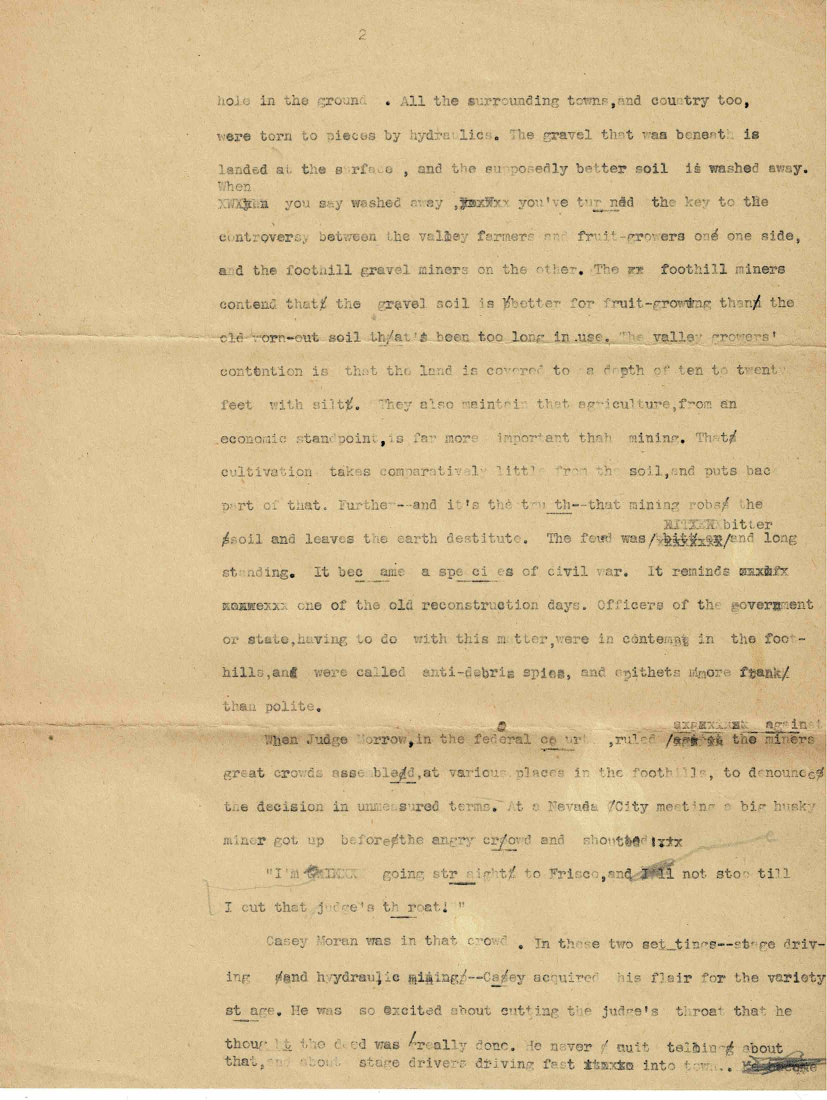
#> input picture tests/data/Casey Moran/Image (2).jpg, 2480 x 3300 px (shown at 1/3 size)
$ python -i image.py   (imports and definitions only)
#> lines starting #> are read from the running program, lines starting #| are printed output that depends on the picture; after the words box and inside, x2 and y2 are one past the last pixel; in counts of white or black regions, pixels touching at a corner belong together
"""Image checks for a page: how blank it is, the paper colour, a hash to spot near-duplicates,
and (once Tesseract has read it) whether the writing looks handwritten or printed.

Pillow only. The checks run on a reduced copy with the edges cropped off, so they're quick and
aren't thrown by a scanner's dark borders or shadows. The thresholds are a first guess, to be
tuned on real scans.
"""

from __future__ import annotations

from dataclasses import dataclass
from pathlib import Path

from PIL import Image, ImageFilter, ImageOps, ImageStat

ENGINE = "image v1"  # intake_steps.engine_version for the image step
WORK_SIZE = 1600  # long side of the reduced copy, in pixels
MARGIN = 0.03  # share of each edge cropped off before looking for ink
INK_LEVEL = 0.7  # darker than this share of the paper's brightness counts as ink
INK_FULL = 0.02  # this share of inked pixels scores 0; a blank page has well under 0.1%
BLANK_AT = 0.97  # a blank_score at or above this is a blank page (as the assembler uses)
DUP_BITS = 4  # hashes this close (out of 64 bits) are the same picture
HASH_DETAIL = 8  # a hash with fewer set (or unset) bits is a near-empty page; don't compare it
EXIF_ORIENTATION = 0x0112

# Script: a line Tesseract read with at least LINE_PRINTED mean confidence looks printed, one
# below LINE_HAND looks handwritten; typewriting on old paper often lands in between. MOSTLY of
# the lines handwritten decides; SHARE of each kind is mixed; with few handwritten lines, a page
# is printed if PRINTED_SHARE of its lines clearly look it.
LINE_PRINTED = 75
LINE_HAND = 50
MOSTLY = 0.7
SHARE = 0.2
PRINTED_SHARE = 0.4


@dataclass(frozen=True)
class ImageInfo:
    phash: str  # 64-bit difference hash, 16 hex digits
    paper_color: str  # #rrggbb
    blank_score: float  # 0 = full page of writing, 1 = blank


def open_upright(path: Path) -> Image.Image:
    """The image as a viewer shows it: EXIF orientation applied, as RGB."""
    with Image.open(path) as img:
#> img is the input picture: PIL image 2480x3300 RGB; mean R, G, B 213.4, 190.2, 147.5
        img.load()
        if img.mode.startswith("I"):  # 16-bit grey would clip to white in a plain convert
            img = img.convert("I").point(lambda v: v * (1 / 256)).convert("L")
        return ImageOps.exif_transpose(img).convert("RGB")


def exif_orientation(img: Image.Image) -> int:
    """The EXIF Orientation tag: 1 is upright; 5 to 8 mean the picture is shown sideways."""
    return img.getexif().get(EXIF_ORIENTATION, 1)


# [7 lines left out: function needs_turning, not called in this run]


def upright_page(path: Path, rotation: int, mirrored: bool = False) -> Image.Image:
    """The page turned upright: EXIF orientation, turned round left to right if it's a mirror
    image, then `rotation` degrees clockwise."""
    img = open_upright(path)
    if mirrored:
        img = ImageOps.mirror(img)
    if rotation % 360:
        img = img.rotate(-rotation, expand=True)
    return img


# [42 lines left out: functions upright_copy, analyse, dhash, not called in this run]


SIG_SIZE = 32  # image_signature: a SIG_SIZE x SIG_SIZE grey picture of the page's contents


def image_signature(path: Path, rotation: int = 0, mirrored: bool = False) -> bytes:
    """A tiny picture of what's on the page, much the same however it was scanned.

    Brightness and contrast are evened out and the page is cropped to its ink, so dpi, colour,
    exposure and how much margin the scanner caught matter little. For pages with too little
    text to compare by their words.
    """
    img = upright_page(path, rotation, mirrored)
    img.thumbnail((WORK_SIZE // 2, WORK_SIZE // 2))
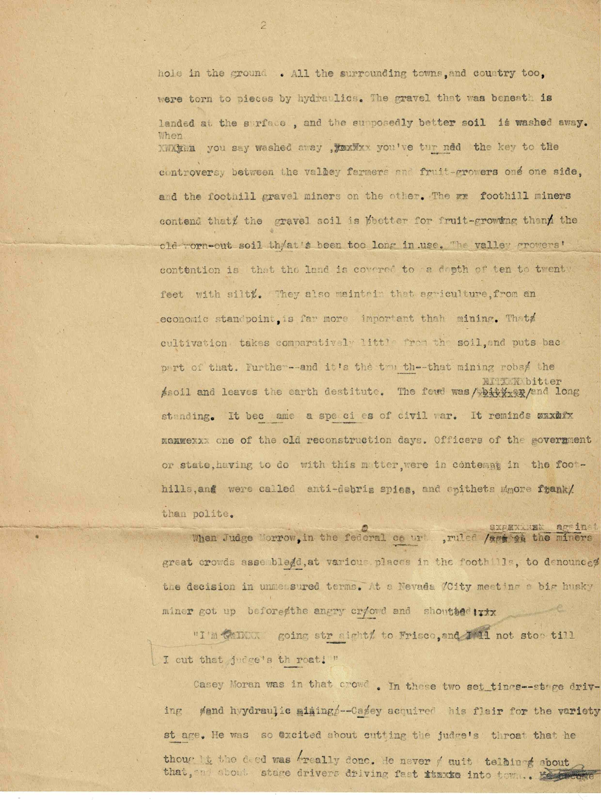
#> img: PIL image 601x800 RGB; mean R, G, B 213.6, 190.4, 147.6
    gray = ImageOps.autocontrast(img.convert("L"), cutoff=2)
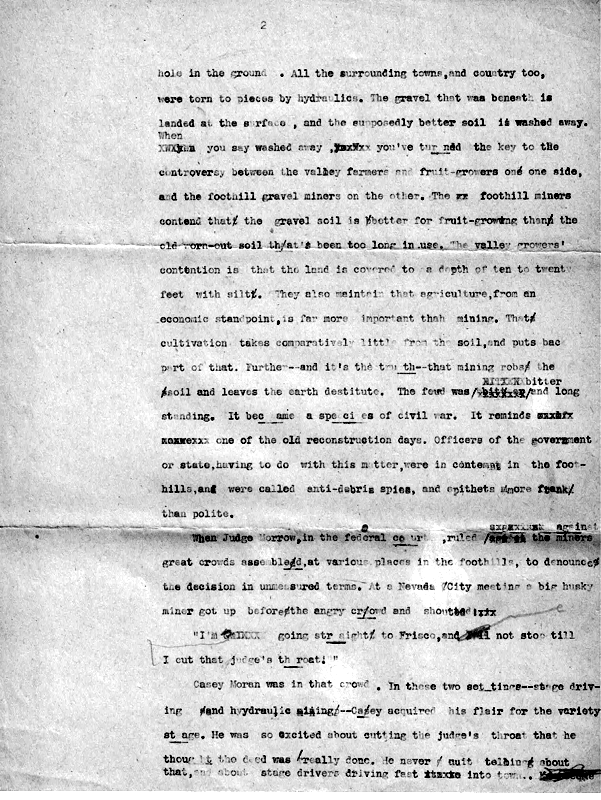
#> gray: PIL image 601x800 L; min 0, max 255, mean 206.9
    ink = gray.filter(ImageFilter.RankFilter(3, 2)).point(lambda v: 255 if v < 128 else 0)
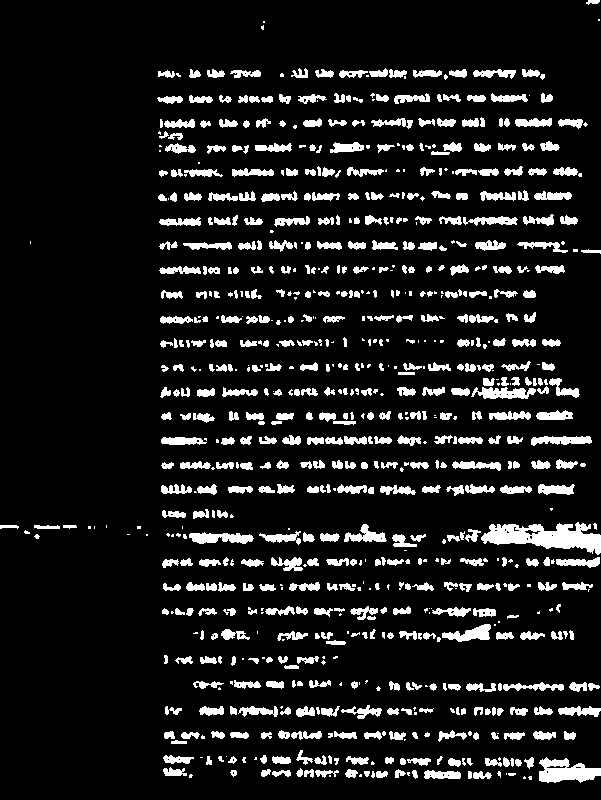
#> ink: PIL image 601x800 L; 10.9% white; 788 white regions (239 under 20 px), largest, box (x1, y1, x2, y2) and area: (481, 522, 601, 555) 2211, (539, 757, 601, 783) 1012, (189, 532, 254, 544) 521
    box = ink.filter(ImageFilter.MaxFilter(5)).getbbox() or (0, 0, *gray.size)
#> box = (0, 0, 601, 785)
    return gray.crop(box).resize((SIG_SIZE, SIG_SIZE), Image.Resampling.BOX).tobytes()


# [71 lines left out: functions signature_likeness, hamming, same_picture, classify_script, _line_confidences, _percentile, not called in this run]

>>> result = image_signature('../../../../tests/data/Casey Moran/Image (2).jpg')

$ run again, on tests/data/Casey Moran/Image (3).jpg
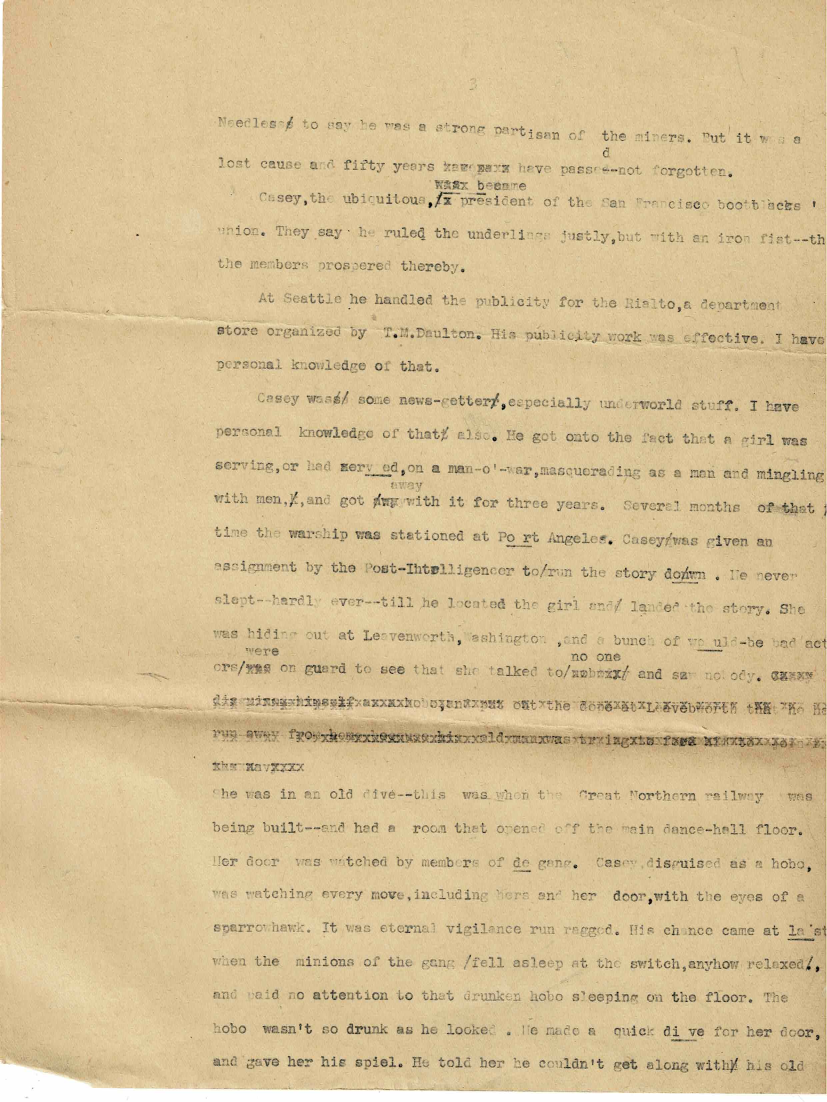
#> input picture tests/data/Casey Moran/Image (3).jpg, 2480 x 3306 px (shown at 1/3 size)
#> in open_upright, img is the input picture: PIL image 2480x3306 RGB; mean R, G, B 214.4, 192, 149.4
#> img: PIL image 600x800 RGB
#> in image_signature, `gray = ImageOps.autocontrast(img.convert("L"), cutoff=2)`:
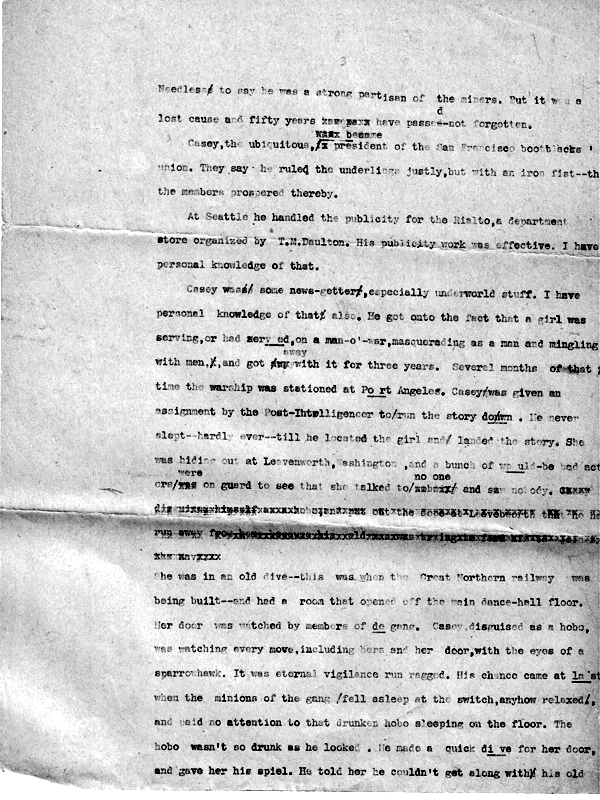
#> gray: PIL image 600x800 L; min 0, max 255, mean 203.2
#> in image_signature, `ink = gray.filter(ImageFilter.RankFilter(3, 2)).point(lambda v: 255 if..`:
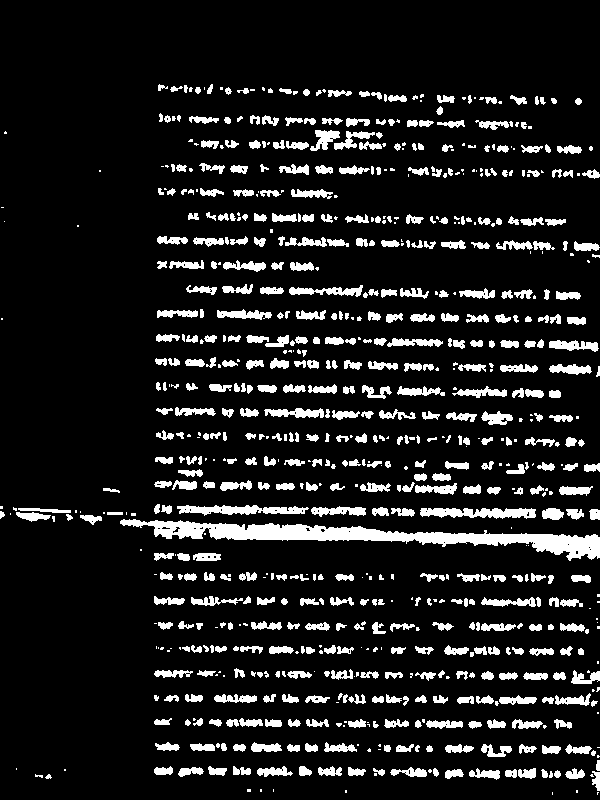
#> ink: PIL image 600x800 L; 11.6% white; 775 white regions (247 under 20 px), largest, box (x1, y1, x2, y2) and area: (120, 519, 600, 561) 6163, (420, 508, 536, 519) 906, (177, 505, 309, 516) 864
#> box = (0, 82, 600, 797)

$ run again, on tests/data/Casey Moran/Image (4).jpg
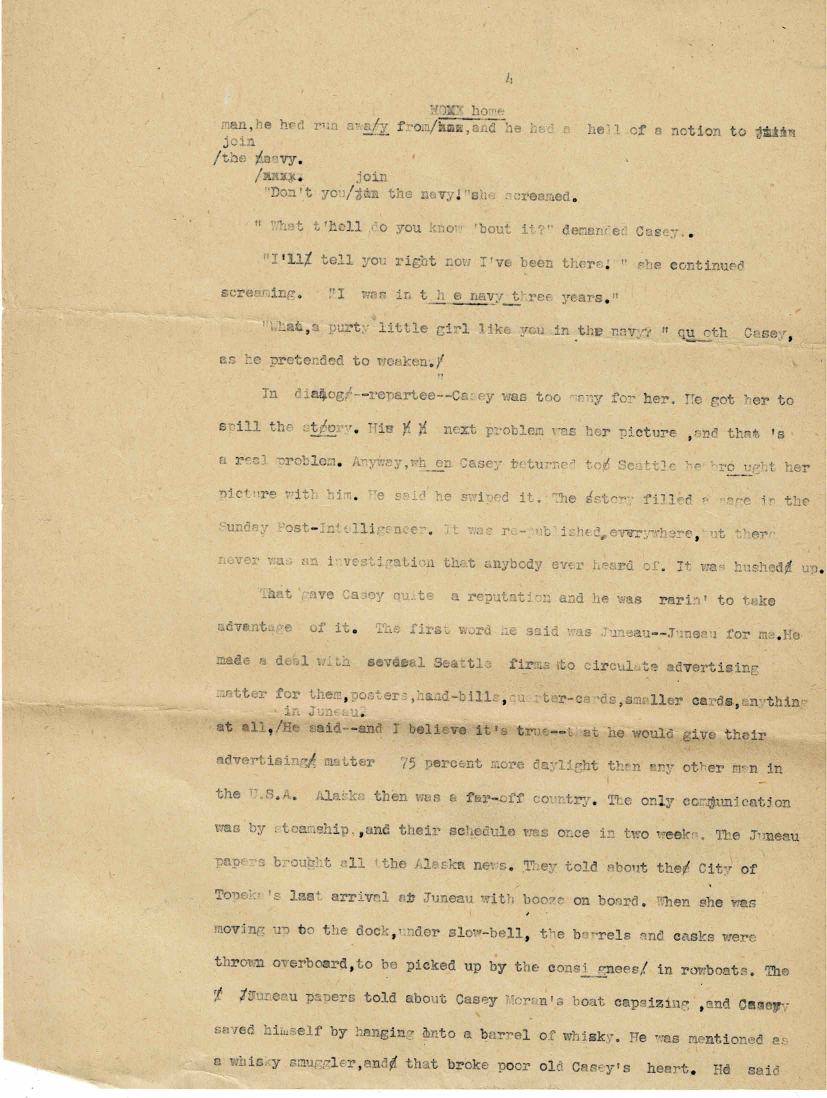
#> input picture tests/data/Casey Moran/Image (4).jpg, 2480 x 3293 px (shown at 1/3 size)
#> in open_upright, img is the input picture: PIL image 2480x3293 RGB; mean R, G, B 214.4, 193.3, 151.5
#> img: PIL image 602x800 RGB
#> in image_signature, `gray = ImageOps.autocontrast(img.convert("L"), cutoff=2)`:
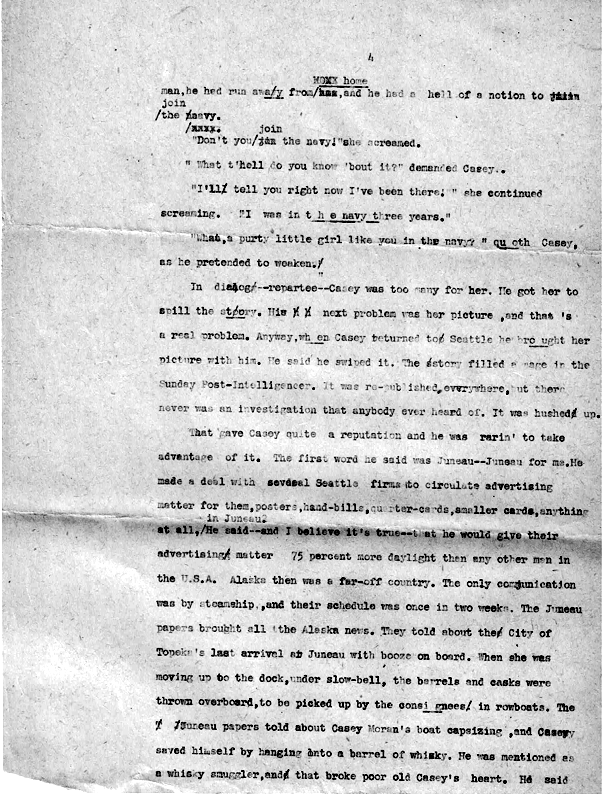
#> gray: PIL image 602x800 L; min 0, max 255, mean 206.9
#> in image_signature, `ink = gray.filter(ImageFilter.RankFilter(3, 2)).point(lambda v: 255 if..`:
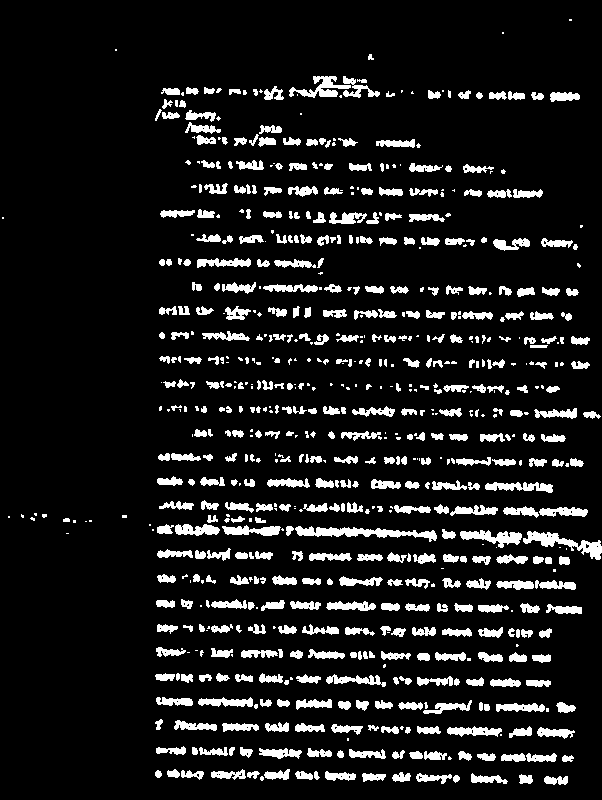
#> ink: PIL image 602x800 L; 10.6% white; 698 white regions (229 under 20 px), largest, box (x1, y1, x2, y2) and area: (295, 526, 437, 542) 971, (523, 531, 602, 560) 778, (460, 530, 522, 548) 557
#> box = (0, 17, 602, 787)

$ run again, on tests/data/Casey Moran/Image (5).jpg
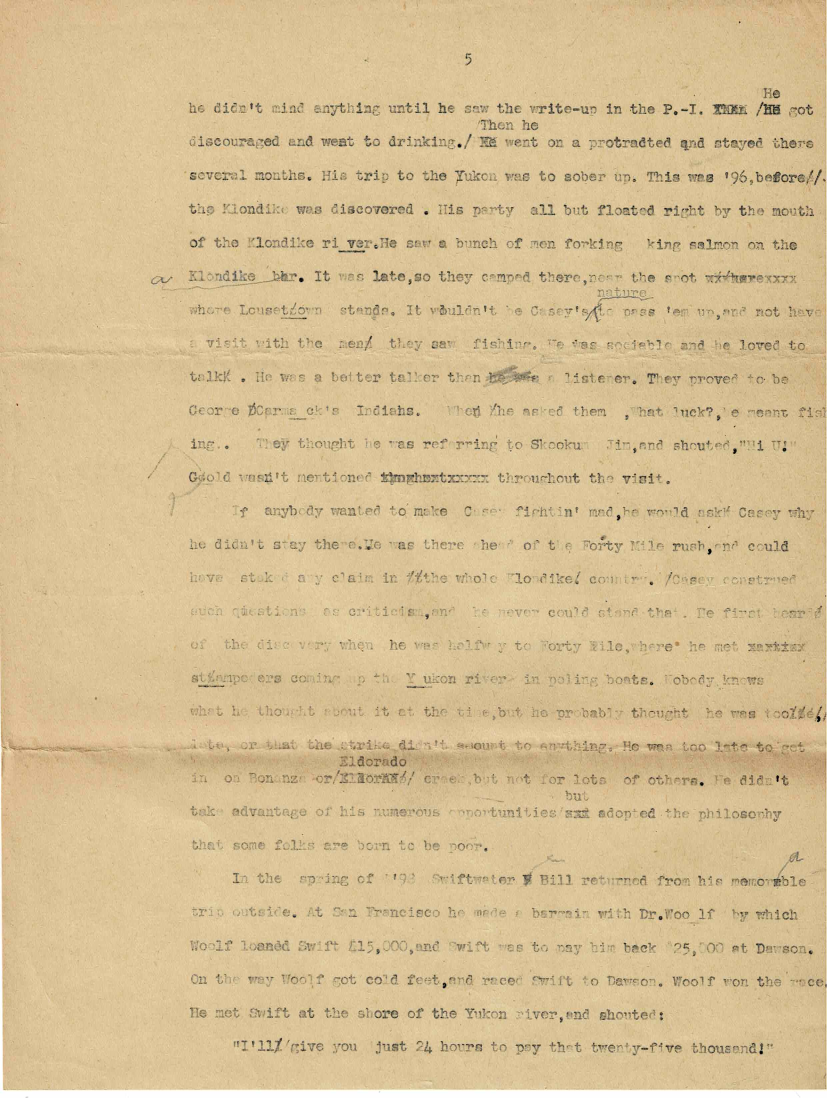
#> input picture tests/data/Casey Moran/Image (5).jpg, 2480 x 3293 px (shown at 1/3 size)
#> in open_upright, img is the input picture: PIL image 2480x3293 RGB; mean R, G, B 214.3, 191, 148
#> img: PIL image 602x800 RGB
#> in image_signature, `gray = ImageOps.autocontrast(img.convert("L"), cutoff=2)`:
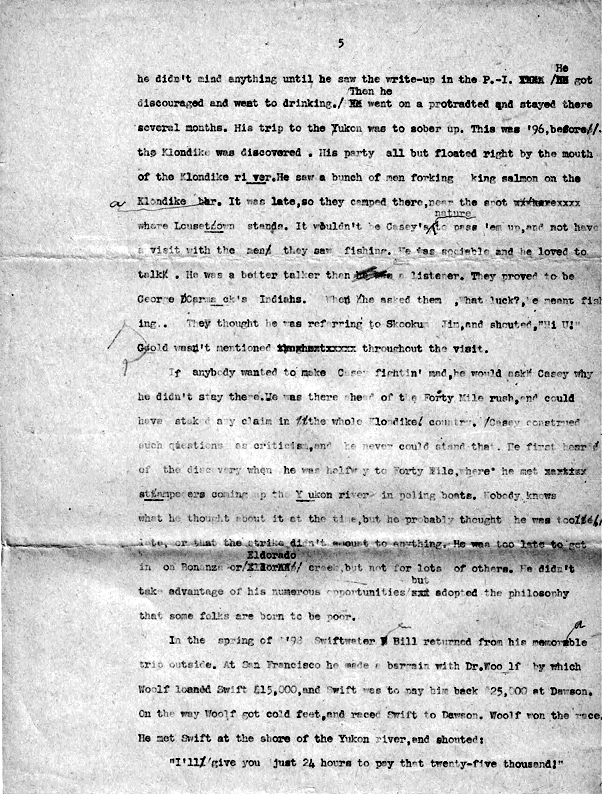
#> gray: PIL image 602x800 L; min 0, max 255, mean 204.6
#> in image_signature, `ink = gray.filter(ImageFilter.RankFilter(3, 2)).point(lambda v: 255 if..`:
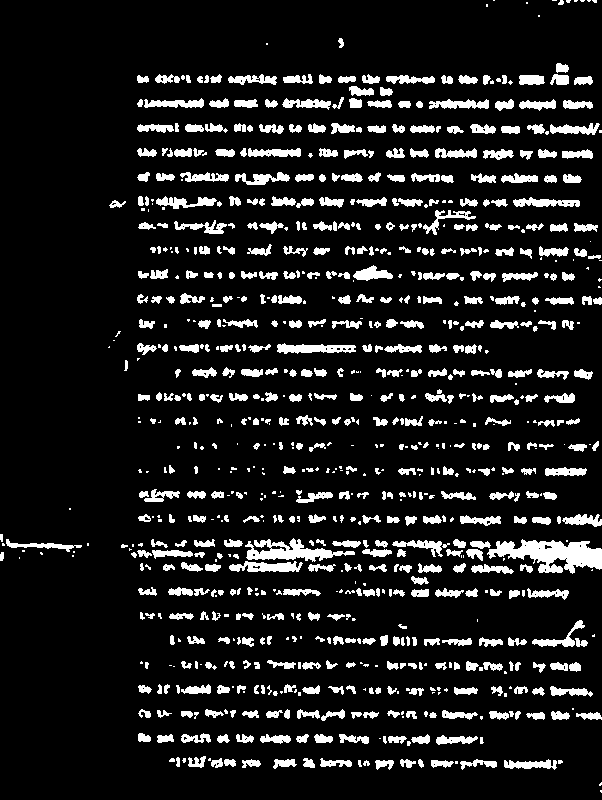
#> ink: PIL image 602x800 L; 11.5% white; 866 white regions (288 under 20 px), largest, box (x1, y1, x2, y2) and area: (487, 539, 602, 574) 2221, (245, 538, 355, 562) 1200, (277, 343, 356, 354) 572
#> box = (0, 0, 602, 795)
